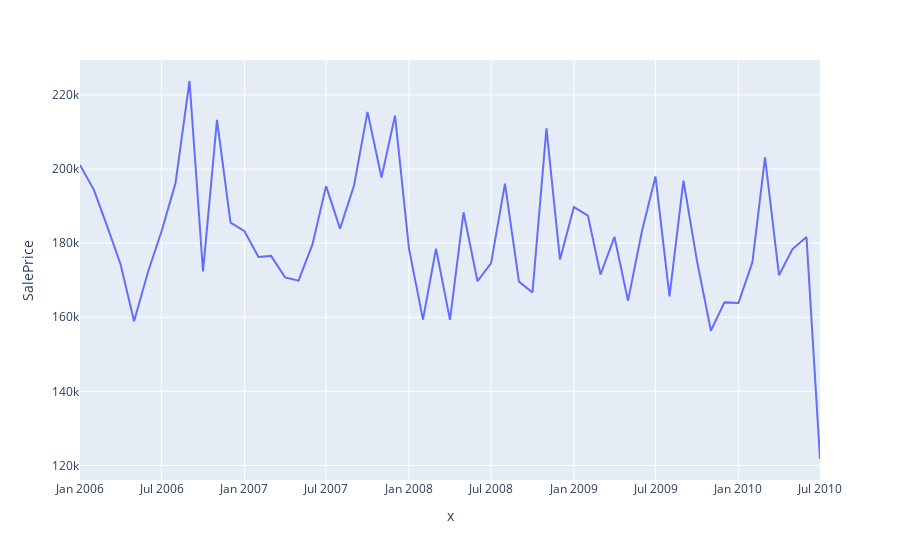

Write notebook code for a chart like this one.
### Code cell
fig = px.line(train.groupby(['dateSold'])[['SalePrice', 'dateSold']].mean(), 
              x=train.groupby(['dateSold'])[['SalePrice', 'dateSold']].mean().index,
              y='SalePrice')
fig.show()
